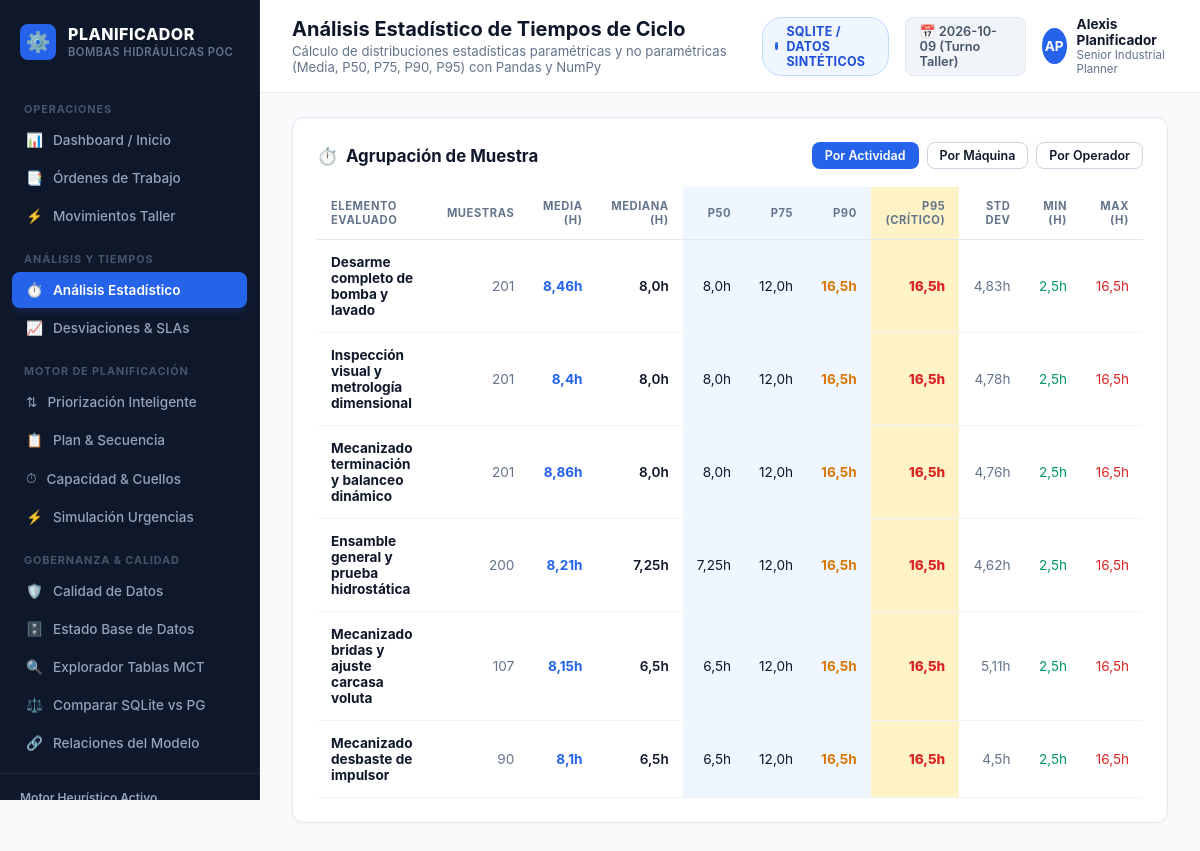
/analytics/estadisticas/, run on the app's committed database.
### apps/operational/models.py (models this page shows, shortened)
class MctActividad(models.Model):
    idactividad = models.BigIntegerField(primary_key=True)
    nombreactividad = models.CharField(max_length=255, null=True, blank=True)
    estado = models.BigIntegerField(null=True, blank=True)
    class Meta:
        managed = False
        db_table = "mct_actividad"
        verbose_name = "Actividad"
        verbose_name_plural = "Actividades"

### apps/analytics/views.py (the view)
# urls.py: path("estadisticas/", views.statistical_analysis_view, name="statistical_analysis"),
def statistical_analysis_view(request):
    group_by = request.GET.get("group_by", "actividad")
    stats = get_statistical_distribution_by(group_field=group_by)
    return render(request, "analytics/statistical_analysis.html", {
        "stats": stats,
        "group_by": group_by,
    })

### apps/operational/models.py (called while the page is built)
    @property
    def duracion_horas(self) -> float:
        if self.fechainicio and self.fechatermino:
            diff = self.fechatermino - self.fechainicio
            return max(0.0, round(diff.total_seconds() / 3600.0, 2))
        if self.tiempotrabajado is not None and self.tiempotrabajado > 0:
            return round(self.tiempotrabajado / 3600.0, 2)
        return 0.0

### apps/operational/services.py (called while the page is built)
def get_activities_map() -> Dict[int, str]:
    try:
        return {
            a.idactividad: (a.nombreactividad or f"Actividad #{a.idactividad}")
            for a in MctActividad.objects.all()
        }
    except Exception as e:
        logger.warning("Could not fetch activities map: %s", e)
        return {}

### config/database.py (called while the page is built)
def is_postgres_real_mode() -> bool:
    val = os.getenv("USE_POSTGRES_REAL", "0").strip().lower()
    return val in ("1", "true", "yes", "t")

### templates/analytics/statistical_analysis.html (shortened to what this page needs)
{% extends "base.html" %}
{% block page_title %}Análisis Estadístico de Tiempos de Ciclo{% endblock %}
{% block page_subtitle %}Cálculo de distribuciones estadísticas paramétricas y no paramétricas (Media, P50, P75, P90, P95) con Pandas y NumPy{% endblock %}
{% block content %}
<div class="content-card">
  <div class="content-card-header">
    <div class="card-title">
      <span>⏱️</span> Agrupación de Muestra
    </div>
    <div style="display: flex; gap: 8px;">
      <a href="?group_by=actividad" class="btn {% if group_by == 'actividad' %}btn-primary{% else %}btn-outline{% endif %}" style="padding: 5px 12px; font-size: 0.78rem;">Por Actividad</a>
      <a href="?group_by=maquina" class="btn {% if group_by == 'maquina' %}btn-primary{% else %}btn-outline{% endif %}" style="padding: 5px 12px; font-size: 0.78rem;">Por Máquina</a>
      <a href="?group_by=operador" class="btn {% if group_by == 'operador' %}btn-primary{% else %}btn-outline{% endif %}" style="padding: 5px 12px; font-size: 0.78rem;">Por Operador</a>
    </div>
  </div>
  <div class="table-responsive">
    <table class="data-table">
      <thead>
        <tr>
          <th>Elemento Evaluado</th>
          <th style="text-align: right;">Muestras</th>
          <th style="text-align: right;">Media (h)</th>
          <th style="text-align: right;">Mediana (h)</th>
          <th style="text-align: right; background: #eff6ff;">P50</th>
          <th style="text-align: right; background: #eff6ff;">P75</th>
          <th style="text-align: right; background: #eff6ff;">P90</th>
          <th style="text-align: right; background: #fef3c7;">P95 (Crítico)</th>
          <th style="text-align: right;">Std Dev</th>
          <th style="text-align: right;">Min (h)</th>
          <th style="text-align: right;">Max (h)</th>
        </tr>
      </thead>
      <tbody>
        {% for s in stats %}
        <tr>
          <td><strong style="color: #0f172a;">{{ s.nombre }}</strong></td>
          <td style="text-align: right; color: #64748b;">{{ s.muestras }}</td>
          <td style="text-align: right; font-weight: 700; color: #2563eb;">{{ s.media }}h</td>
          <td style="text-align: right; font-weight: 600;">{{ s.mediana }}h</td>
          <td style="text-align: right; background: #eff6ff;">{{ s.p50 }}h</td>
          <td style="text-align: right; background: #eff6ff;">{{ s.p75 }}h</td>
          <td style="text-align: right; background: #eff6ff; font-weight: 700; color: #d97706;">{{ s.p90 }}h</td>
          <td style="text-align: right; background: #fef3c7; font-weight: 800; color: #dc2626;">{{ s.p95 }}h</td>
          <td style="text-align: right; color: #64748b;">{{ s.std }}h</td>
          <td style="text-align: right; color: #059669;">{{ s.min }}h</td>
          <td style="text-align: right; color: #dc2626;">{{ s.max }}h</td>
        </tr>
        {% empty %}
        <tr>
          <td colspan="11" style="text-align: center; padding: 24px; color: #64748b;">
            No hay suficientes muestras de duración registradas para generar el análisis estadístico.
          </td>
        </tr>
        {% endfor %}
      </tbody>
    </table>
  </div>
</div>
{% endblock %}

### static/css/style.css (style rules this page uses)
:root { --sidebar-bg: #0f172a; --sidebar-hover: #1e293b; --sidebar-text: #94a3b8; --sidebar-text-active: #ffffff; --primary: #2563eb; --primary-hover: #1d4ed8; --bg-main: #f8fafc; --card-bg: #ffffff; --border-color: #e2e8f0; --text-main: #0f172a; --text-muted: #64748b; --badge-holgura-neg-bg: #fee2e2; --badge-holgura-neg-text: #dc2626; --badge-holgura-warn-bg: #fef3c7; --badge-holgura-warn-text: #d97706; --badge-holgura-ok-bg: #d1fae5; --badge-holgura-ok-text: #059669; }
* { box-sizing: border-box; margin: 0; padding: 0; }
body { font-family: -apple-system, BlinkMacSystemFont, "Segoe UI", Roboto, "Helvetica Neue", Arial, sans-serif; background-color: var(--bg-main); color: var(--text-main); min-height: 100vh; display: flex; }
.content-card { background: #ffffff; border: 1px solid var(--border-color); border-radius: 12px; padding: 24px; box-shadow: 0 1px 3px 0 rgba(0, 0, 0, 0.04); margin-bottom: 20px; }
.content-card-header { display: flex; justify-content: space-between; align-items: center; margin-bottom: 18px; }
.card-title { font-size: 1.05rem; font-weight: 700; color: #0f172a; display: flex; align-items: center; gap: 8px; }
.btn { display: inline-flex; align-items: center; justify-content: center; gap: 8px; font-size: 0.85rem; font-weight: 600; padding: 9px 16px; border-radius: 8px; border: 1px solid transparent; cursor: pointer; text-decoration: none; transition: all 0.15s ease-in-out; }
.btn-primary { background-color: var(--primary); color: white; }
.btn-outline { background: white; border-color: #cbd5e1; color: #0f172a; }
.table-responsive { overflow-x: auto; }
.data-table { width: 100%; border-collapse: collapse; font-size: 0.85rem; }
.data-table th { text-align: left; padding: 12px 14px; font-size: 0.7rem; font-weight: 700; text-transform: uppercase; letter-spacing: 0.05em; color: var(--text-muted); border-bottom: 1px solid var(--border-color); }
.data-table td { padding: 14px; border-bottom: 1px solid #f1f5f9; vertical-align: middle; }

### data on the page
MctActividad: nombre "Desarme completo de bomba y lavado"
MctActividad: nombre "Inspección visual y metrología dimensional"
MctActividad: nombre "Mecanizado terminación y balanceo dinámico"
MctActividad: nombre "Ensamble general y prueba hidrostática"
MctActividad: nombre "Mecanizado bridas y ajuste carcasa voluta"
MctActividad: nombre "Mecanizado desbaste de impulsor"

### other printed values
{{ DB_MODE_LABEL }} "SQLITE / DATOS SINTÉTICOS"
{{ CURRENT_USER_INITIALS }} "AP"
{{ CURRENT_USER_NAME }} "Alexis Planificador"
{{ CURRENT_USER_ROLE }} "Senior Industrial Planner"
{{ s.muestras }} "201" "201" "201" "200" "107" "90"
{{ s.media }} "8,46" "8,4" "8,86" "8,21" "8,15" "8,1"
{{ s.mediana }} "8,0" "8,0" "8,0" "7,25" "6,5" "6,5"
{{ s.p50 }} "8,0" "8,0" "8,0" "7,25" "6,5" "6,5"
{{ s.p75 }} "12,0" "12,0" "12,0" "12,0" "12,0" "12,0"
{{ s.p90 }} "16,5" "16,5" "16,5" "16,5" "16,5" "16,5"
{{ s.p95 }} "16,5" "16,5" "16,5" "16,5" "16,5" "16,5"
{{ s.std }} "4,83" "4,78" "4,76" "4,62" "5,11" "4,5"
{{ s.min }} "2,5" "2,5" "2,5" "2,5" "2,5" "2,5"
{{ s.max }} "16,5" "16,5" "16,5" "16,5" "16,5" "16,5"
